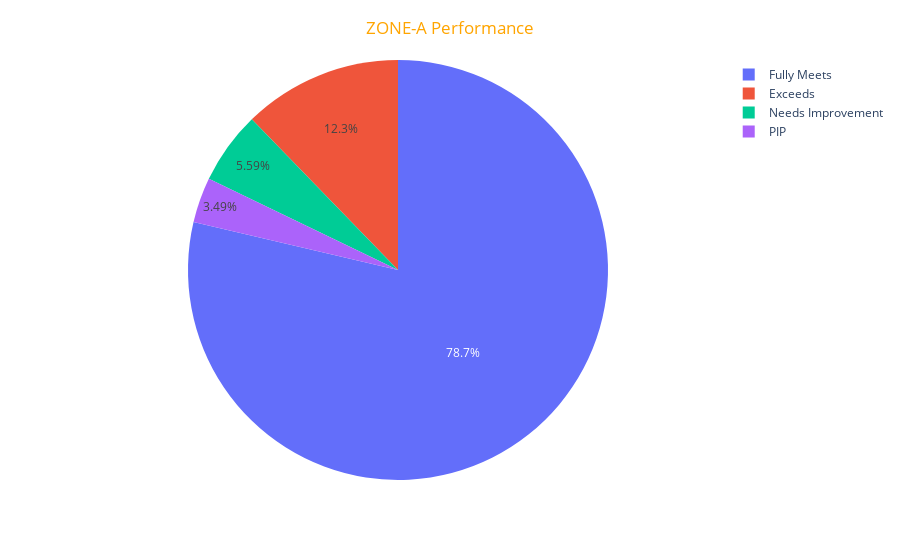

The cell this chart's notebook holds for it:
### Code cell
fig2 = px.pie(names=zone_a_data["Performance Score"], values=zone_a_data["Current Employee Rating"])
fig2.update_layout(title="ZONE-A Performance", title_font=dict(color='orange'), title_x=0.5, title_y=0.96)

### Figure 1 — Plotly figure (JSON) as saved in the notebook; plotly's stock layout.template omitted (floating-point values rounded to 4 significant figures; data arrays with more than 128 entries replaced by an {"elided": "..."} marker saying what was removed)
{"data": [{"domain": {"x": [0, 1], "y": [0, 1]}, "hovertemplate": "label=%{label}<br>value=%{value}<extra></extra>", "labels": {"elided": "1062 str values"}, "legendgroup": "", "name": "", "showlegend": true, "type": "pie", "values": {"elided": "1062 int values"}}], "layout": {"legend": {"tracegroupgap": 0}, "margin": {"t": 60}, "title": {"font": {"color": "orange"}, "text": "ZONE-A Performance", "x": 0.5, "y": 0.96}}}
